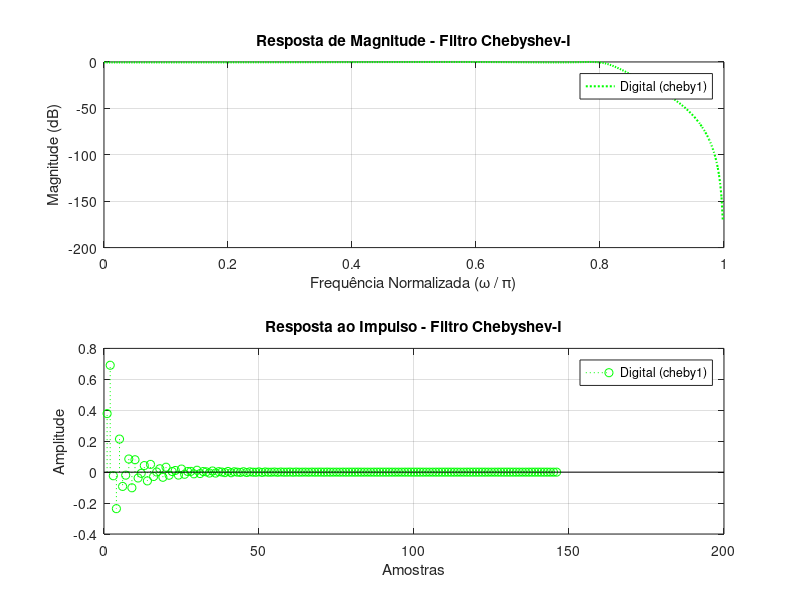

MATLAB code to generate this figure:
pkg load signal

% Definição dos parâmetros
Fs = 8000;       % Frequência de amostragem (8 kHz)
Wp = 3200 / (Fs/2); % Frequência de corte na banda passante (normalizada)
Ws = 3800 / (Fs/2); % Frequência de corte na banda de parada (normalizada)
Rp = 0.5;         % Ondulação na banda passante (dB)
As = 45;          % Atenuação mínima na banda de parada (dB)

% Cálculo da ordem do filtro e frequência de corte
[n, Wn] = cheb1ord(Wp, Ws, Rp, As);

% 1. Projeto do filtro digital Chebyshev-I usando cheby1
[b_cheby, a_cheby] = cheby1(n, Rp, Wn, 'low');

% 2. Resposta em frequência
[H_cheby, omega_cheby] = freqz(b_cheby, a_cheby, 500); % Frequências normalizadas

% Escala em dB
magnitude_cheby = 20*log10(abs(H_cheby));

% 3. Resposta ao impulso do filtro Chebyshev-I
impulse_cheby = impz(b_cheby, a_cheby);

% Plotando os resultados da parte (b)
figure;
subplot(2, 1, 1);
plot(omega_cheby/pi, magnitude_cheby, 'g:', 'LineWidth', 1.5);
xlabel('Frequência Normalizada (\omega / \pi)');
ylabel('Magnitude (dB)');
title('Resposta de Magnitude - Filtro Chebyshev-I');
legend('Digital (cheby1)');
grid on;

subplot(2, 1, 2);
stem(impulse_cheby, 'g:', 'DisplayName', 'Digital (cheby1)');
xlabel('Amostras');
ylabel('Amplitude');
title('Resposta ao Impulso - Filtro Chebyshev-I');
legend;
grid on;

% % Garantindo a criação do diretório e salvando o gráfico
% if ~exist('trab4', 'dir')
%     mkdir('trab4');
% end
print("trab4/2-b.png", "-dpng");
% pause(10);
